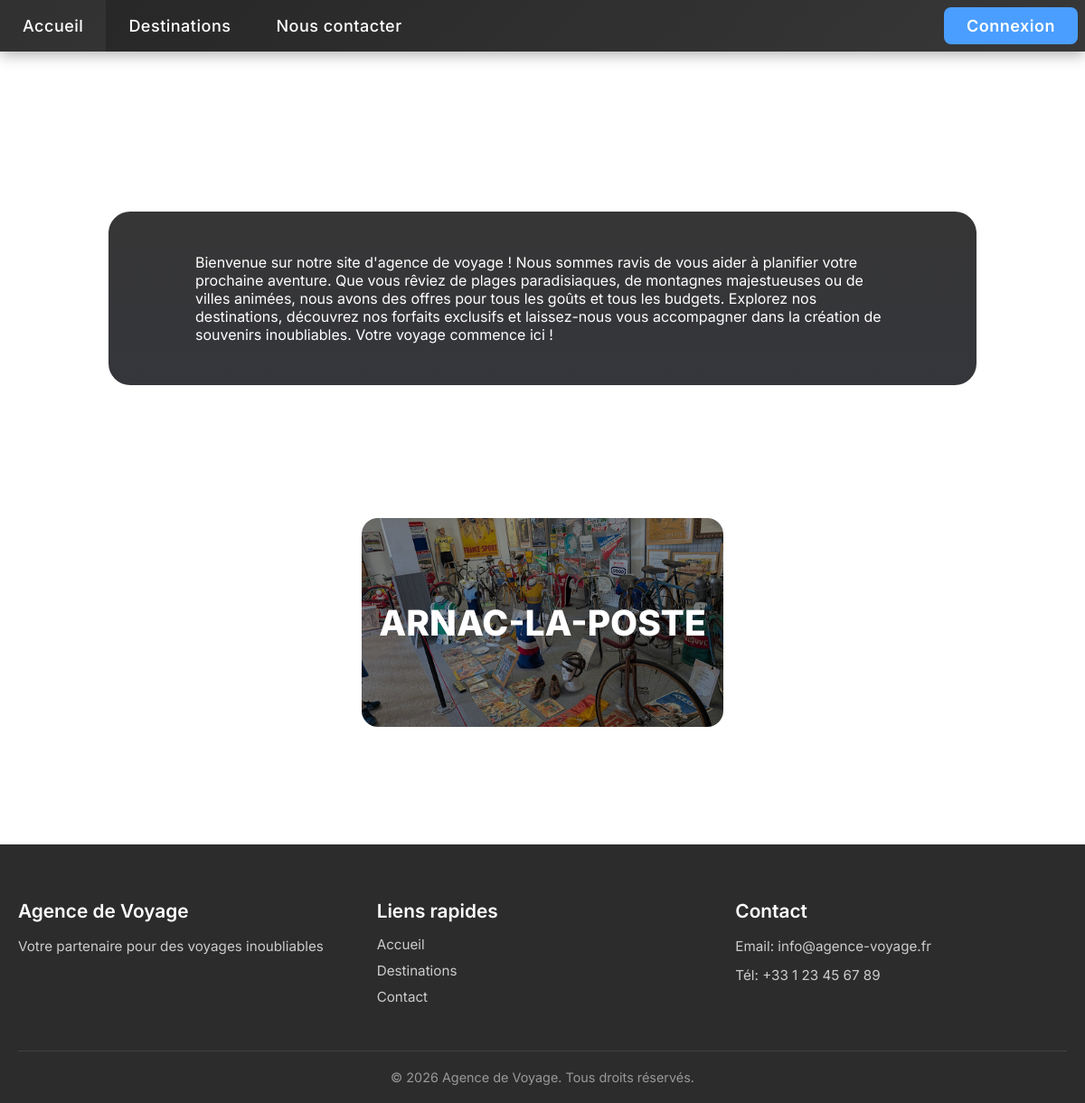
Before: / with the older database file.
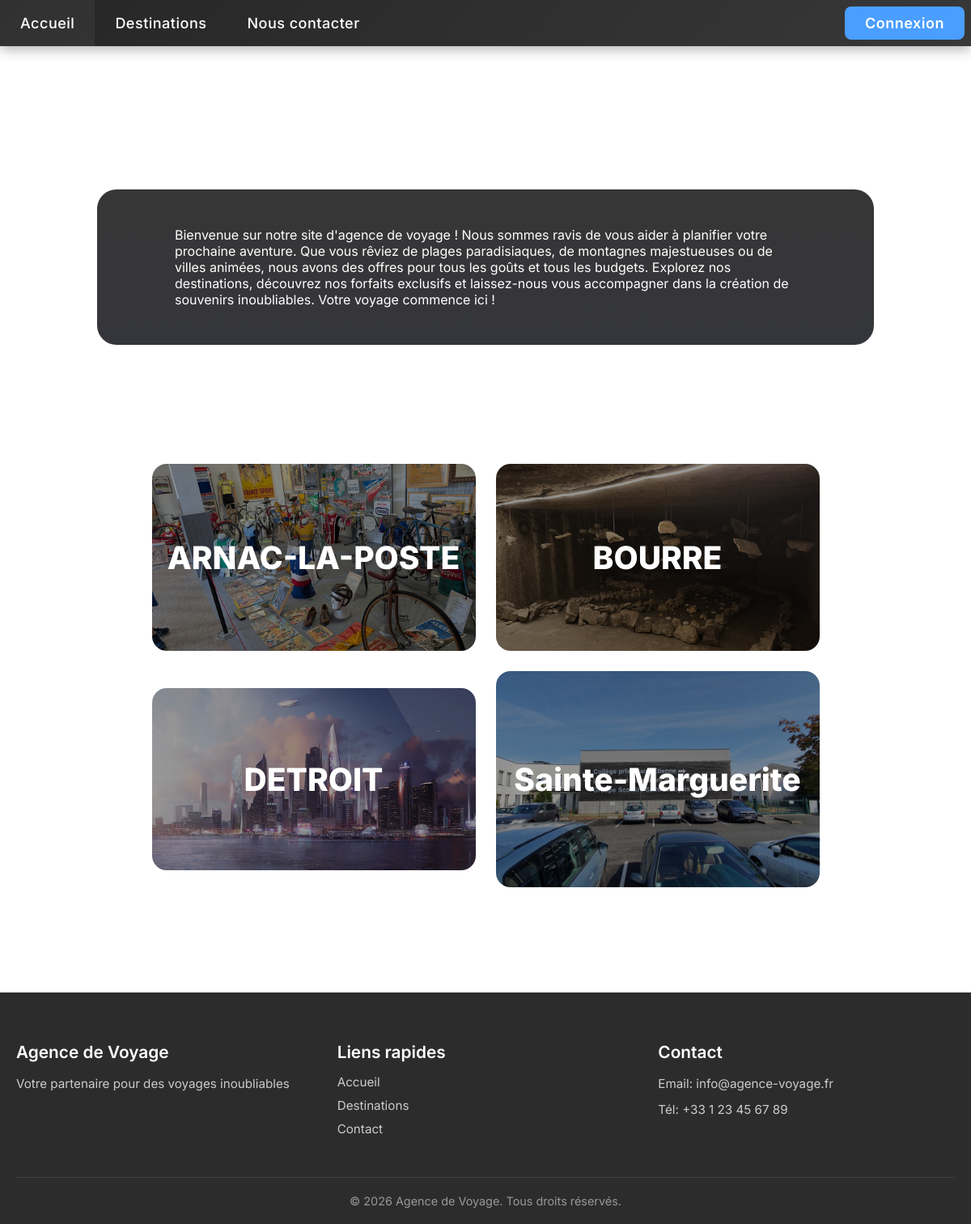
After: the same page with the newer database file.
### tables this page shows
CREATE TABLE IF NOT EXISTS `voyages` (
  `id` int NOT NULL AUTO_INCREMENT,
  `description` varchar(255) NOT NULL,
  `nom` varchar(50) NOT NULL,
  `image` varchar(50) NOT NULL,
  `prix` smallint NOT NULL,
  `meilleurPeriode` varchar(200) NOT NULL,
  `activite` varchar(255) NOT NULL,
  PRIMARY KEY (`id`),
  UNIQUE KEY `nom` (`nom`)
);

### includes/utils.php (called while the page is built, shortened)
<?php
include "config/pdo.php";
function getAllDestinations() {
    global $pdo;
    $stmt = $pdo->prepare("SELECT * FROM voyages");
    $stmt->execute();
    $fetch = $stmt->fetchAll(PDO::FETCH_ASSOC);
    $destinations = [];
    foreach ($fetch as $row) {
        $destinations[$row['nom']] = $row;
    }
    return $destinations;
}
?>

### index.php (the view, shortened to what this page needs)
<!DOCTYPE html>
<html lang="en">
<head>
    <link rel="stylesheet" href="styles/base.css">
    <link rel="stylesheet" href="styles/navigation.css?v=<?php echo time(); ?>">
    <link rel="stylesheet" href="styles/components.css">
    <link rel="stylesheet" href="styles/forms.css">
    <link rel="stylesheet" href="styles/footer.css?v=<?php echo time(); ?>">
</head>
<body>
    <?php include 'includes/header.php'; ?>
    <?php include 'includes/utils.php'; ?>
    <h1 class="titre">Agence de voyage</h1>
    <div class="presentation">
        <p class="inpresentation">Bienvenue sur notre site d'agence de voyage ! Nous sommes ravis de vous aider à planifier votre prochaine aventure. Que vous rêviez de plages paradisiaques, de montagnes majestueuses ou de villes animées, nous avons des offres pour tous les goûts et tous les budgets. Explorez nos destinations, découvrez nos forfaits exclusifs et laissez-nous vous accompagner dans la création de souvenirs inoubliables. Votre voyage commence ici !</p>
    </div>
    <h1 class="titre">Voyages en tendances</h1>
    <div class="tendances">
        <?php
        $allDestination = getAllDestinations();
        foreach ($allDestination as $info) {
            echo '<div class="city"><a href="destinationinfo.php?select=' . $info["nom"] . '"><img src="' . $info["image"] . '" alt="' . $info["nom"] . '"><h2 class="nom">' . $info["nom"] . '</h2></a></div>';
        } ?>
    </div>
    <?php include 'includes/footer.php'; ?>
</body>
</html>

### includes/header.php (shortened to what this page needs)
<!DOCTYPE html>
<html lang="en">
<head>
    <link rel="stylesheet" href="https://cdnjs.cloudflare.com/ajax/libs/font-awesome/6.5.0/css/all.min.css">
</head>
<body>
    <nav class="menu-principal">
        <ul>
            <li><a class="home" href="index.php">Accueil</a></li>
            <li><a class="destinations" href="destinations.php">Destinations</a></li>
            <li><a class="contact" href="contact.php">Nous contacter</a></li>
            <?php
            if (isset($_SESSION['user_id'])) {
                echo '<li class="menu-secondaire" style="margin-left: 25vw;"><a class="compte-btn" href="compte.php">Compte</a></li>';
                echo '<li class="menu-secondaire" style="margin-left: 0px;"><a class="cart" href="panier.php" title="Mon panier"><span>Panier</span></a></li>';
                echo '<li class="menu-secondaire" style="margin-left: 0px;"><a class="logout" href="index.php?logout=1">Deconnexion</a></li>';
            } else {
                echo '<li class="menu-secondaire"><a class="login" href="login.php">Connexion</a></li>';
            }
            ?>
        </ul>
    </nav>
</body>
</html>

### includes/footer.php
<footer class="footer-principal">
    <div class="footer-content">
        <div class="footer-section">
            <h3>Agence de Voyage</h3>
            <p>Votre partenaire pour des voyages inoubliables</p>
        </div>
        <div class="footer-section">
            <h3>Liens rapides</h3>
            <ul>
                <li><a href="index.php">Accueil</a></li>
                <li><a href="destinations.php">Destinations</a></li>
                <li><a href="contact.php">Contact</a></li>
            </ul>
        </div>
        <div class="footer-section">
            <h3>Contact</h3>
            <p>Email: info@agence-voyage.fr</p>
            <p>Tél: +33 1 23 45 67 89</p>
        </div>
    </div>
    <div class="footer-bottom">
        <p>&copy; <?php echo date('Y'); ?> Agence de Voyage. Tous droits réservés.</p>
    </div>
</footer>

### styles/base.css (style rules this page uses)
body { background-image: url("../rsc/image.png"); background-size: cover; background-attachment: fixed; margin: 0; padding: 0; min-height: 100vh; display: flex; flex-direction: column; }

### styles/navigation.css (style rules this page uses)
.menu-principal { background: linear-gradient(135deg, rgba(26, 26, 26, 0.95), rgba(45, 45, 45, 0.95)); box-shadow: 0 4px 15px rgba(0, 0, 0, 0.3); backdrop-filter: blur(10px); position: sticky; top: 0; z-index: 1000; margin-bottom: 30px; }
.menu-principal ul { margin: 0; padding: 0; display: flex; max-width: 1200px; margin: 0 auto; align-items: center; }
.menu-principal ul li { list-style-type: none; background-color: transparent; padding: 0; transition: all 0.3s ease; position: relative; display: flex; align-items: center; }
.menu-principal ul li a { padding: 18px 25px; text-decoration: none; color: rgb(255, 255, 255); font-family: "Inter", sans-serif; font-weight: 500; font-size: clamp(14px, 1.5vw, 18px); display: block; transition: all 0.3s ease; letter-spacing: 0.5px; }
.menu-secondaire { margin-left: auto; display: flex; align-items: center; }
.menu-secondaire a { background: #4a9eff; border-radius: 8px; padding: 10px 25px !important; font-weight: 600 !important; margin: 8px; }

### styles/components.css (style rules this page uses)
.titre { font-size: 50px; text-align: center; width: 100%; position: relative; color: white; font-family: "Inter", sans-serif; }
.presentation, .welcome-container { width: 80%; margin: 20px auto; background: linear-gradient(#363636, #35363b); border-radius: 2vw; font-family: "Inter", sans-serif; }
.inpresentation { padding: 30px 10%; color: white; }
.tendances { display: flex; flex-wrap: wrap; justify-content: center; align-items: center; gap: 25px; margin-bottom: 50px; }
.city { position: relative; max-width: 30%; min-width: 400px; display: flex; justify-content: center; align-items: center; transition: transform 0.3s; }
.city a { position: relative; display: flex; justify-content: center; align-items: center; transition: transform 0.3s; }
.city img { width: 100%; height: auto; border-radius: 18px; filter: brightness(60%); transition: 0.3s; }
.city .nom { position: absolute; text-align: center; font-size: clamp(12px, 5vw, 39px); font-weight: 800; font-family: "Inter", sans-serif; color: white; white-space: nowrap; transition: 0.3s; }

### styles/footer.css (style rules this page uses)
.footer-principal { background: #2c2c2c; color: white; padding: 40px 20px 20px 20px; margin-top: 80px; width: 100%; box-sizing: border-box; }
.footer-content { display: flex; justify-content: space-around; align-items: flex-start; max-width: 1200px; margin: 0 auto; flex-wrap: wrap; gap: 30px; padding-bottom: 30px; }
.footer-section { flex: 1; min-width: 200px; }
.footer-section h3 { font-family: "Inter", sans-serif; font-size: 1.3em; margin-bottom: 15px; color: #ffffff; font-weight: 600; }
.footer-section p { font-family: "Inter", sans-serif; font-size: 0.95em; line-height: 1.6; color: #cccccc; margin: 8px 0; }
.footer-section ul { list-style: none; padding: 0; margin: 0; }
.footer-section ul li { margin: 10px 0; }
.footer-section ul li a { font-family: "Inter", sans-serif; color: #cccccc; text-decoration: none; transition: color 0.3s; font-size: 0.95em; }
.footer-bottom { text-align: center; padding-top: 20px; border-top: 1px solid rgba(255, 255, 255, 0.1); margin-top: 10px; }
.footer-bottom p { font-family: "Inter", sans-serif; font-size: 0.9em; color: #999999; margin: 0; }

Changed rows visible on the page:
added voyages: image (picture), nom "BOURRE"
added voyages: image (picture), nom "DETROIT"
added voyages: image (picture), nom "Sainte-Marguerite"
